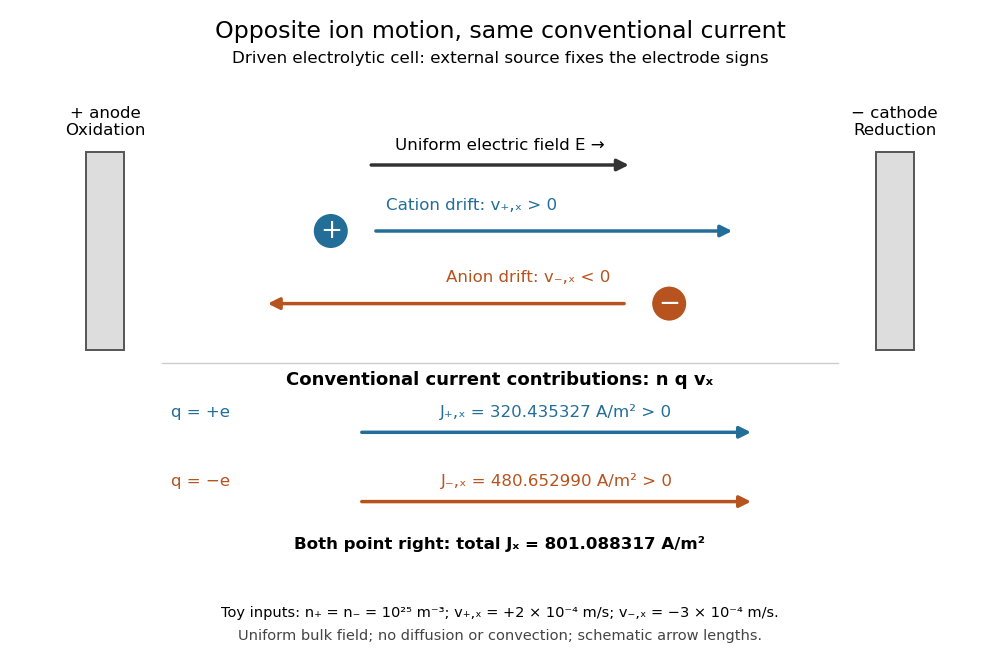

This figure's Python source:
"""Show ion drift and conventional current; write basename.png to CWD.

Tested with Python 3.14.4, NumPy 2.3.5, Matplotlib 3.10.7.
Uniform-field bulk toy model in a driven electrolytic cell. No diffusion,
convection, or electrode boundary layers. Arrow lengths are schematic.
"""

from pathlib import Path

import matplotlib

matplotlib.use("Agg")
import matplotlib.pyplot as plt
from matplotlib.patches import Rectangle
import numpy as np


def arrow(ax, start, end, y, color, width=2.5):
    ax.annotate("", xy=(end, y), xytext=(start, y),
                arrowprops={"arrowstyle": "-|>", "color": color,
                            "lw": width, "mutation_scale": 17})


def main():
    elementary_charge = 1.602176634e-19
    n = np.array([1e25, 1e25])
    q = elementary_charge * np.array([1.0, -1.0])
    vx = np.array([2e-4, -3e-4])
    jx = n * q * vx
    blue, orange = "#236d99", "#b6531f"
    fig, ax = plt.subplots(figsize=(10, 6.6))
    fig.patch.set_facecolor("white")
    fig.subplots_adjust(left=0.03, right=0.97, bottom=0.14, top=0.86)
    for x in (0.6, 9.0):
        ax.add_patch(Rectangle((x, 3.1), 0.4, 3.0, facecolor="#dddddd",
                               edgecolor="#555555", linewidth=1.4))
    ax.text(0.8, 6.35, "+ anode\nOxidation", ha="center", fontsize=12)
    ax.text(9.2, 6.35, "− cathode\nReduction", ha="center", fontsize=12)
    arrow(ax, 3.6, 6.4, 5.9, "#333333")
    ax.text(5.0, 6.12, "Uniform electric field E →", ha="center", fontsize=12)
    ax.scatter([3.2, 6.8], [4.9, 3.8], s=650, c=[blue, orange],
               edgecolors="white", linewidths=1)
    ax.text(3.2, 4.9, "+", color="white", ha="center", va="center", fontsize=19)
    ax.text(6.8, 3.8, "−", color="white", ha="center", va="center", fontsize=19)
    arrow(ax, 3.65, 7.5, 4.9, blue)
    arrow(ax, 6.35, 2.5, 3.8, orange)
    ax.text(4.7, 5.22, "Cation drift: v₊,ₓ > 0", color=blue, fontsize=12,
            ha="center")
    ax.text(5.3, 4.12, "Anion drift: v₋,ₓ < 0", color=orange, fontsize=12,
            ha="center")
    ax.plot([1.4, 8.6], [2.9, 2.9], color="#cccccc", lw=1)
    ax.text(5.0, 2.56, "Conventional current contributions: n q vₓ", ha="center",
            fontsize=13, weight="bold")
    for k, (y, color, sign) in enumerate([(1.85, blue, "+"), (0.8, orange, "−")]):
        ax.text(1.5, y + 0.23, f"q = {sign}e", color=color, fontsize=12)
        arrow(ax, 3.5, 7.7, y, color)
        ax.text(5.6, y + 0.23, f"J{'₊' if k == 0 else '₋'},ₓ = {jx[k]:.6f} A/m² > 0",
                color=color, fontsize=12, ha="center")
    ax.text(5.0, 0.08, f"Both point right: total Jₓ = {jx.sum():.6f} A/m²",
            ha="center", fontsize=12, weight="bold")
    ax.set_xlim(0, 10)
    ax.set_ylim(-0.2, 7.0)
    ax.axis("off")
    fig.suptitle("Opposite ion motion, same conventional current", fontsize=17, y=0.97)
    fig.text(0.5, 0.905, "Driven electrolytic cell: external source fixes the electrode signs",
             ha="center", fontsize=12)
    fig.text(0.5, 0.065, "Toy inputs: n₊ = n₋ = 10²⁵ m⁻³; v₊,ₓ = +2 × 10⁻⁴ m/s; v₋,ₓ = −3 × 10⁻⁴ m/s.",
             ha="center", fontsize=10.5)
    fig.text(0.5, 0.03, "Uniform bulk field; no diffusion or convection; schematic arrow lengths.",
             ha="center", fontsize=10.5, color="#444444")
    fig.savefig(Path.cwd() / (Path(__file__).stem + ".png"), dpi=100,
                facecolor="white", transparent=False)
    plt.close(fig)


if __name__ == "__main__":
    main()
